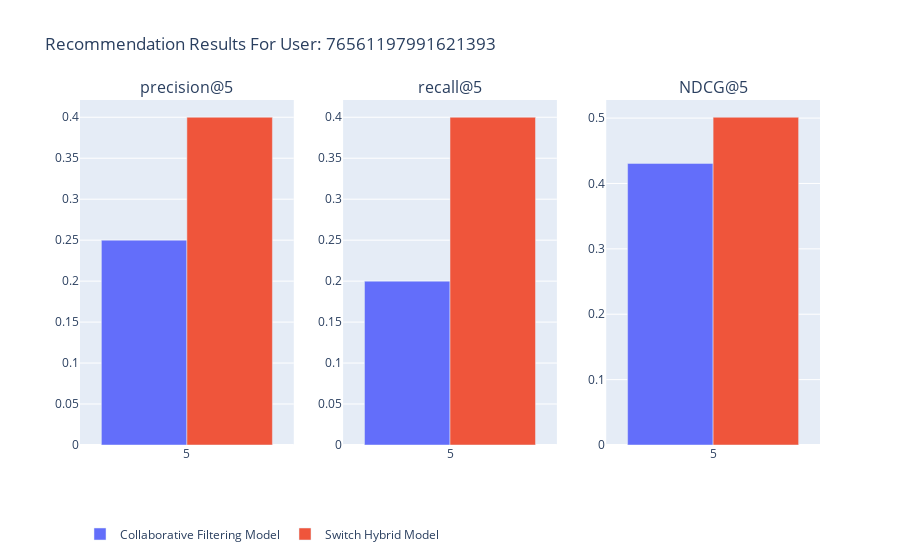

The notebook cell saved with this chart:
### Markdown cell above
## Find Cases Where Hyrbid Outperforms Model-Based

### Code cell
full_casc_results_df = pd.read_csv("switching_hybrid_model_full_results.csv")
top_5_casc_rec_df = full_casc_results_df[full_casc_results_df['k']==5]

full_collab_results_df = pd.read_csv("collaborative_offline_eval_results_full.csv")
top_5_collab_rec_df = full_collab_results_df[full_collab_results_df['k']==5]

combined_recs_df = top_5_casc_rec_df.merge(top_5_collab_rec_df, on='userid', how='inner', suffixes=["_casc", "_collab"])
temp_df = combined_recs_df[combined_recs_df['NDCG@k_casc']>combined_recs_df['NDCG@k_collab']]

user = temp_df['userid'].values[0]

casc_df = temp_df[['k_casc', 'precision@k_casc', 'recall@k_casc', 'NDCG@k_casc']]
casc_df.columns = ['k', 'precision@5', 'recall@5', 'NDCG@5']
casc_df['name'] = "Switch Hybrid Model"

collab_df = temp_df[['k_collab', 'precision@k_collab', 'recall@k_collab', 'NDCG@k_collab']]
collab_df.columns = ['k', 'precision@5', 'recall@5', 'NDCG@5']
collab_df['name'] = "Collaborative Filtering Model"

graph_df = pd.concat([collab_df, casc_df])

create_bar_chart_plotly(
    graph_df,
    'k', 
    ['precision@5', 'recall@5', 'NDCG@5'], 
    'name', 
    title=f"Recommendation Results For User: {user}", 
    labels={"k": "k", "hit_rate": "Hit Rate", "name": "Method"},
    subplot_titles=['precision@5', 'recall@5', 'NDCG@5']
)

### Figure 1 — Plotly figure (JSON) as saved in the notebook; plotly's stock layout.template omitted (floating-point values rounded to 4 significant figures)
{"data": [{"alignmentgroup": "True", "hovertemplate": "Method=Collaborative Filtering Model<br>k=%{x}<br>precision@5=%{y}<extra></extra>", "legendgroup": "Collaborative Filtering Model", "marker": {"color": "#636efa", "pattern": {"shape": ""}}, "name": "Collaborative Filtering Model", "offsetgroup": "Collaborative Filtering Model", "orientation": "v", "showlegend": true, "textposition": "auto", "type": "bar", "x": ["5"], "xaxis": "x", "y": [0.25], "yaxis": "y"}, {"alignmentgroup": "True", "hovertemplate": "Method=Switch Hybrid Model<br>k=%{x}<br>precision@5=%{y}<extra></extra>", "legendgroup": "Switch Hybrid Model", "marker": {"color": "#EF553B", "pattern": {"shape": ""}}, "name": "Switch Hybrid Model", "offsetgroup": "Switch Hybrid Model", "orientation": "v", "showlegend": true, "textposition": "auto", "type": "bar", "x": ["5"], "xaxis": "x", "y": [0.4], "yaxis": "y"}, {"alignmentgroup": "True", "hovertemplate": "Method=Collaborative Filtering Model<br>k=%{x}<br>recall@5=%{y}<extra></extra>", "legendgroup": "Collaborative Filtering Model", "marker": {"color": "#636efa", "pattern": {"shape": ""}}, "name": "Collaborative Filtering Model", "offsetgroup": "Collaborative Filtering Model", "orientation": "v", "showlegend": false, "textposition": "auto", "type": "bar", "x": ["5"], "xaxis": "x2", "y": [0.2], "yaxis": "y2"}, {"alignmentgroup": "True", "hovertemplate": "Method=Switch Hybrid Model<br>k=%{x}<br>recall@5=%{y}<extra></extra>", "legendgroup": "Switch Hybrid Model", "marker": {"color": "#EF553B", "pattern": {"shape": ""}}, "name": "Switch Hybrid Model", "offsetgroup": "Switch Hybrid Model", "orientation": "v", "showlegend": false, "textposition": "auto", "type": "bar", "x": ["5"], "xaxis": "x2", "y": [0.4], "yaxis": "y2"}, {"alignmentgroup": "True", "hovertemplate": "Method=Collaborative Filtering Model<br>k=%{x}<br>NDCG@5=%{y}<extra></extra>", "legendgroup": "Collaborative Filtering Model", "marker": {"color": "#636efa", "pattern": {"shape": ""}}, "name": "Collaborative Filtering Model", "offsetgroup": "Collaborative Filtering Model", "orientation": "v", "showlegend": false, "textposition": "auto", "type": "bar", "x": ["5"], "xaxis": "x3", "y": [0.4307], "yaxis": "y3"}, {"alignmentgroup": "True", "hovertemplate": "Method=Switch Hybrid Model<br>k=%{x}<br>NDCG@5=%{y}<extra></extra>", "legendgroup": "Switch Hybrid Model", "marker": {"color": "#EF553B", "pattern": {"shape": ""}}, "name": "Switch Hybrid Model", "offsetgroup": "Switch Hybrid Model", "orientation": "v", "showlegend": false, "textposition": "auto", "type": "bar", "x": ["5"], "xaxis": "x3", "y": [0.5013], "yaxis": "y3"}], "layout": {"annotations": [{"font": {"size": 16}, "showarrow": false, "text": "precision@5", "x": 0.1444, "xanchor": "center", "xref": "paper", "y": 1, "yanchor": "bottom", "yref": "paper"}, {"font": {"size": 16}, "showarrow": false, "text": "recall@5", "x": 0.5, "xanchor": "center", "xref": "paper", "y": 1, "yanchor": "bottom", "yref": "paper"}, {"font": {"size": 16}, "showarrow": false, "text": "NDCG@5", "x": 0.8556, "xanchor": "center", "xref": "paper", "y": 1, "yanchor": "bottom", "yref": "paper"}], "legend": {"orientation": "h", "xanchor": "left", "y": -0.3, "yanchor": "bottom"}, "title": {"text": "Recommendation Results For User: 76561197991621393"}, "xaxis": {"anchor": "y", "domain": [0, 0.2889], "tickvals": ["5"]}, "xaxis2": {"anchor": "y2", "domain": [0.3556, 0.6444], "tickvals": ["5"]}, "xaxis3": {"anchor": "y3", "domain": [0.7111, 1], "tickvals": ["5"]}, "yaxis": {"anchor": "x", "domain": [0, 1]}, "yaxis2": {"anchor": "x2", "domain": [0, 1]}, "yaxis3": {"anchor": "x3", "domain": [0, 1]}}}
